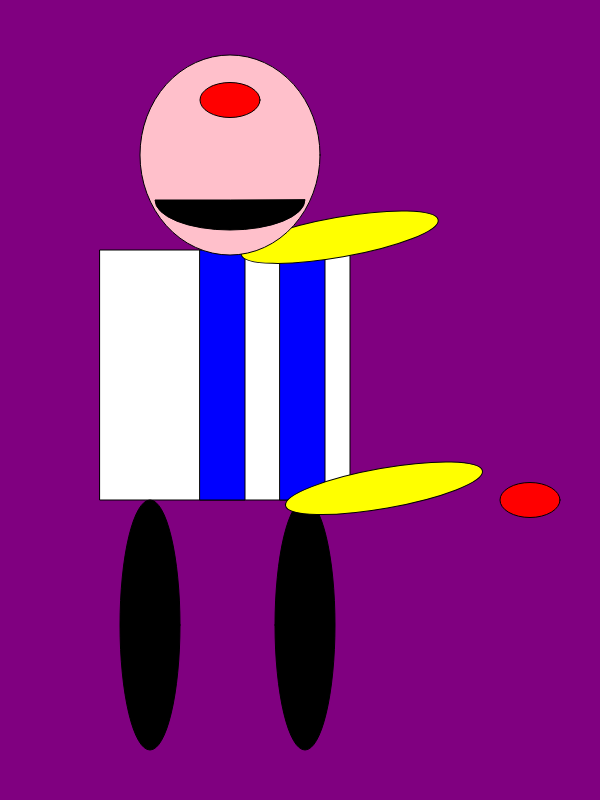
Frame 1 (no input)
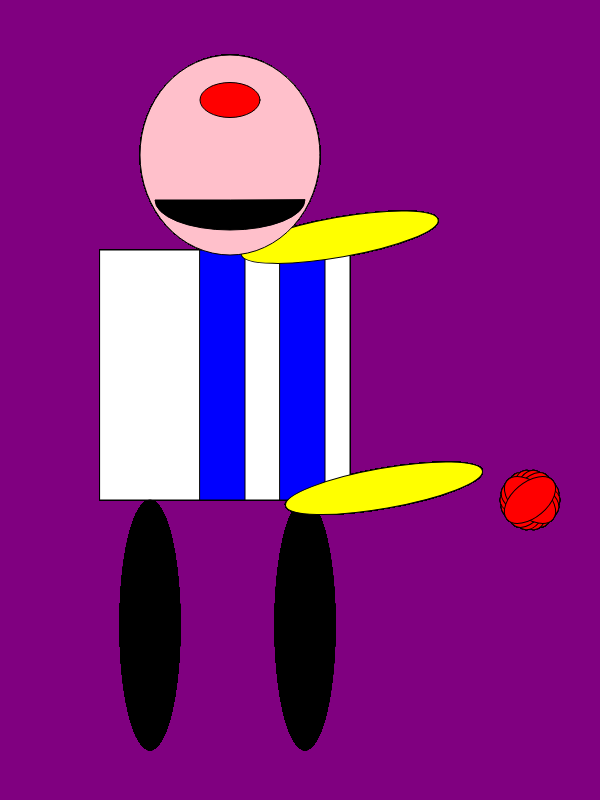
Frame 60 (no input)
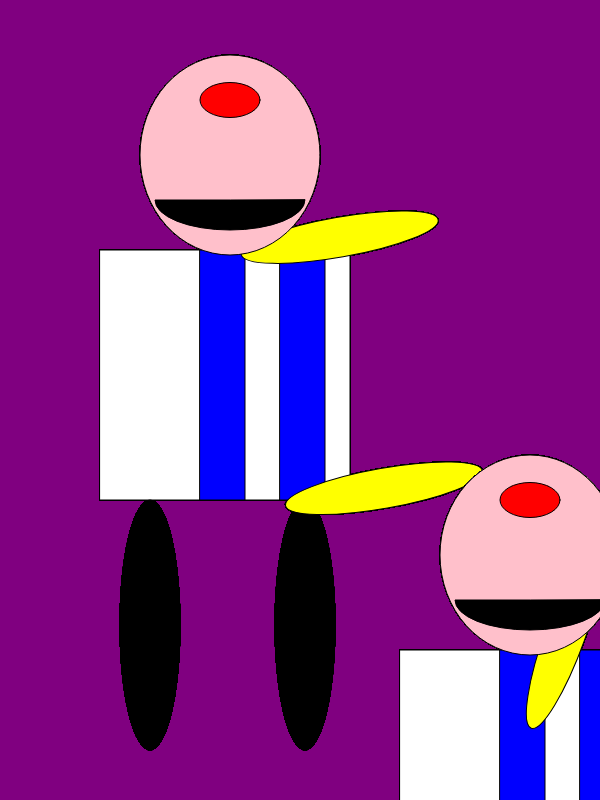
Frame 120 (the mouse pressed at the canvas centre since frame 60)

The p5.js sketch that drew these frames (run headless with seeded random() and noise() and a simulated clock; from frame 60 on, the mouse is pressed at the canvas centre):

// p5.js sketch
// ── sketch.js
function setup() {
createCanvas( 600 , 800 );
//background color
background("purple");
}

var angle = 0;


function draw() {


//Rotationrate for the arms
armRotationRate = (mouseX * 1) - 100;

//Main Sandbox
  push();

//Grid is centered
translate( 300, 400);

//Body
push();

// Cyclops will follow the mouse
translate(mouseX, mouseY );


//Main shirt rectangle
rect(-200,-150, 250,250);
pop();

//Design on shirt
push();
translate(mouseX, mouseY );
fill('blue');
translate(-100, -150);
rect(0 ,0 ,45 ,250);
translate(80,0);
rect(0 ,0 ,45 ,250);
translate(80,0);
pop();//body end

//legs
push();
translate(mouseX, mouseY );
translate( 0, 250);

//Left leg
fill('black')
ellipse(-150,-25,60,250);
//Right Leg
scale(-1,1);
ellipse(-5,-25,60,250);
pop(); //end of legs

//Arms
push();
translate(mouseX, mouseY );
translate(0,-100);
//Defining scope
rotate( radians(armRotationRate));


//Left Arm
fill('yellow')
ellipse(-200,50,-40,-200)

//Right Arm
scale(-1,1);
ellipse(-55,50,-40,-200)
pop(); //Arms end

//Head
push();
translate(mouseX, mouseY );
translate(0,-250)

fill('pink');
ellipse(-70, 5, 180, 200);


//mouth
fill("black");
arc(-70, 50, 150, 60, radians(360), radians(180),PIE);

//Eyes
push();
translate(-70, -50);

//Middle eye
fill('red')
ellipse(0, 0, 60, 35);
translate( width*0.5, height*0.5 );
  rotate( radians(angle) );
ellipse(0, 0, 60, 35);

  // update angle position
  angle = angle + 100;
pop(); //end of head and face


pop();
}
